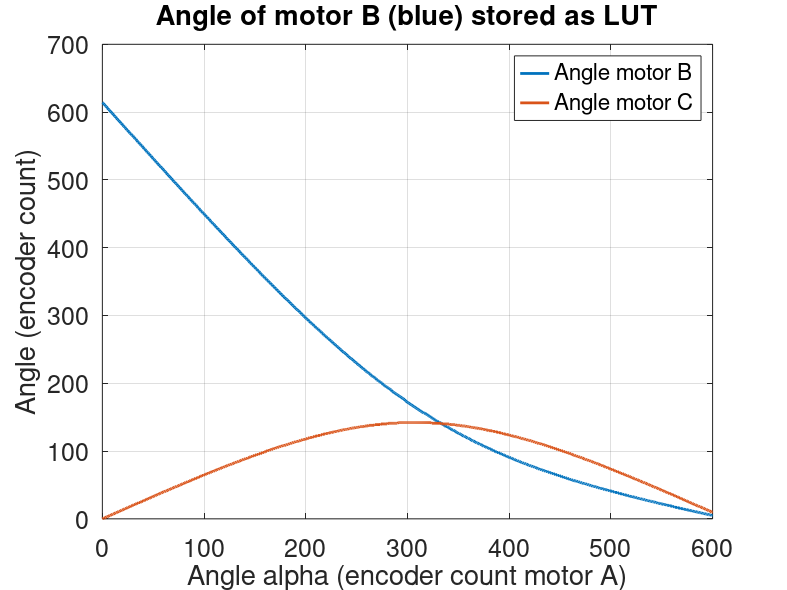
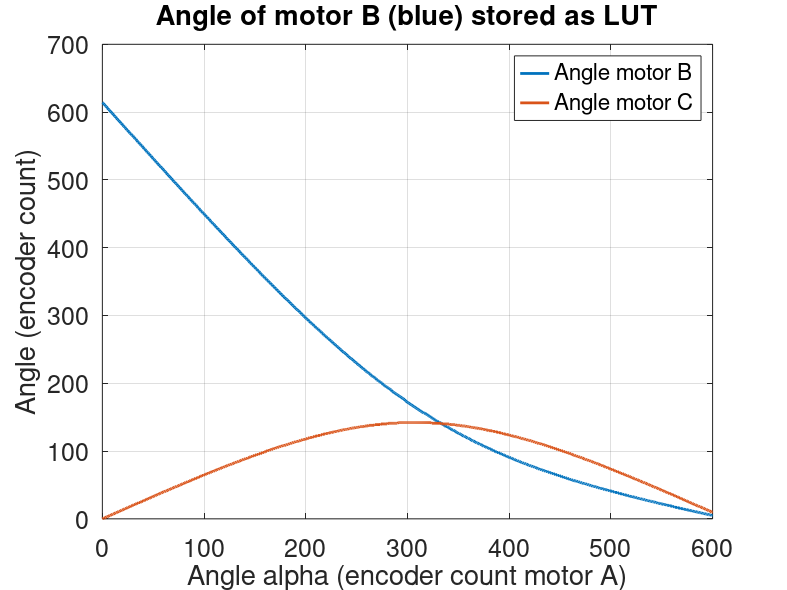

MATLAB code to generate these figures, in order:
%generate HEX files for lookup tabels!
clear;

A_angle_cnt = 0:1:600;
A_angle_deg = A_angle_cnt*(300/1024);
A_angle_rad = A_angle_deg * pi / 180;

b = 14.3;
a = 9.5;

B_angle_rad = (pi/2 - A_angle_rad) + acos((a*sin(A_angle_rad))/(b));
B_angle_deg = B_angle_rad *180 / pi;
B_angle_cnt = B_angle_deg/(300/1024);
C_angle_cnt = 180/(300/1024)-B_angle_cnt-A_angle_cnt;

figure()
h1 = plot(A_angle_cnt,round(B_angle_cnt))
hold on
set(gcf,'Paperunits','centimeters','Paperposition',[0 0 20 15])
h2 = plot(A_angle_cnt,round(C_angle_cnt))
grid on
set(h1, 'linewidth',2)
set(h2, 'linewidth',2)
set(gca,'Fontsize',18)
title(sprintf('Angle of motor B (blue) stored as LUT'))
xlabel('Angle alpha (encoder count motor A)')
ylabel('Angle (encoder count)')
legend('Angle motor B','Angle motor C')
saveas(gcf,'calcplot.eps','psc2')
saveas(gcf,'calcplot.png','png')

% generate HEX file

str = dec2hex(round(B_angle_cnt));

fileID = fopen('lookup2.hex','w');
for i = 1:numel(str(:,1))

fprintf(fileID,'0x');
    fprintf(fileID,dec2hex(round(B_angle_cnt(i))));
fprintf(fileID,',');

end
fclose(fileID);

